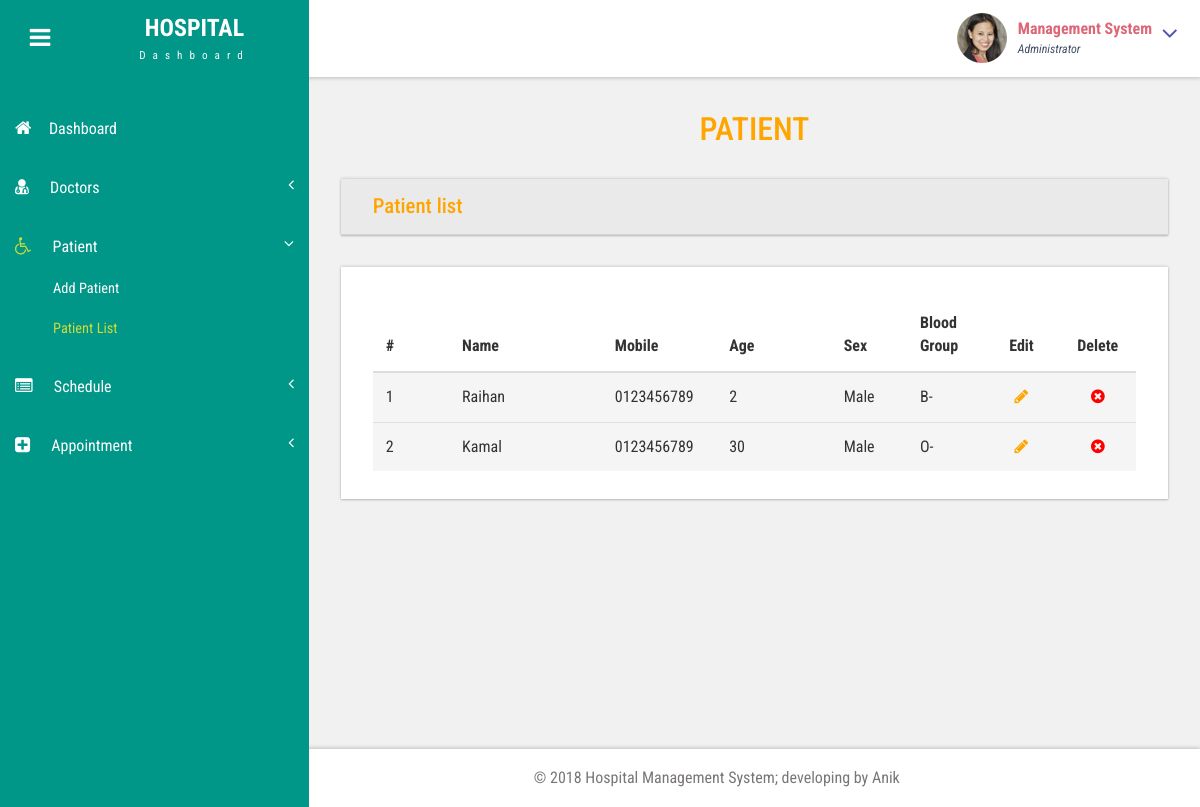
Page /dashboard/patient_list.php (signed in) on the committed database.
### tables this page shows
CREATE TABLE IF NOT EXISTS `patient` (
  `id` int(11) NOT NULL AUTO_INCREMENT,
  `patient_id` varchar(20) DEFAULT NULL,
  `firstname` varchar(50) DEFAULT NULL,
  `lastname` varchar(50) DEFAULT NULL,
  `phone` varchar(20) DEFAULT NULL,
  `mobile` varchar(20) DEFAULT NULL,
  `address` varchar(255) DEFAULT NULL,
  `sex` varchar(10) DEFAULT NULL,
  `blood_group` varchar(10) DEFAULT NULL,
  `date_of_birth` date DEFAULT NULL,
  `affliate` varchar(50) DEFAULT NULL,
  `picture` varchar(50) DEFAULT NULL,
  `created_by` int(11) DEFAULT NULL,
  `create_date` date DEFAULT NULL,
  `status` tinyint(1) NOT NULL DEFAULT '1',
  PRIMARY KEY (`id`)
);

### dashboard/lib/Database.php (called while the page is built, shortened)
<?php
	Class Database{
		public $host   = DB_HOST;
		public $user   = DB_USER;
		public $pass   = DB_PASS;
		public $dbname = DB_NAME;
		public $link;
		private function connectDB(){
			$this->link = new mysqli($this->host, $this->user, $this->pass, $this->dbname);
	 	}
		public function select($query){
			$result = $this->link->query($query) or die($this->link->error.__LINE__);
			if($result->num_rows > 0){
				return $result;
			} else {
				return false;
			}
		}
	}
?>

### dashboard/classes/Patient.php (called while the page is built, shortened)
<?php
	$path = realpath(dirname(__FILE__));
	include_once $path.'\..\lib\Database.php';
?>
<?php
	class Patient{
		private $db;
		public function __construct(){
			$this->db = new Database();
		}
		public function readPatientInfo(){
			$query = "SELECT * FROM patient";
			$read_query = $this->db->select($query);
			if ($read_query != false) {
				return $read_query;
			}else{
				return false;
			}
		}
	}
?>

### dashboard/patient_list.php (the view, shortened to what this page needs)
<?php include 'app/temp/1_head.php'; ?>
	<div class="main-content">
		<?php  include 'app/temp/2_sidebar.php'; ?>
		<?php  include 'app/temp/3_header.php'; ?>
		<div id="page-wrapper">
			<div class="main-page">
				<div class="forms">
					<h3 class="title1 text-center" style="color:orange;">PATIENT</h3>
					<div class="form-grids row widget-shadow" data-example-id="basic-forms">
						<div class="form-title">
							<h4 style="color:orange;">Patient list</h4>
						</div>
					</div>
				</div>
			</div>
			<div class="tables">
				<div class="bs-example widget-shadow" data-example-id="contextual-table">
					<table class="table">
						<thead>
							<tr>
								<th width="10%">#</th>
								<th width="20%">Name</th>
								<th width="15%">Mobile</th>
								<th width="15%">Age</th>
								<th width="10%">Sex</th>
								<th width="10%">Blood Group</th>
								<th width="10%" class="text-center">Edit</th>
								<th width="10%" class="text-center">Delete</th>
							</tr>
						</thead>
						<tbody>
<?php
	$read_pat_info = $patient->readPatientInfo();
	if ($read_pat_info != false) {
		$i = 1;
		while ($read_pat_info_data = $read_pat_info->fetch_assoc()) {
?>
							<tr class="active">
								<td><?php echo $i; ?></td>
								<td><?php echo $read_pat_info_data['firstname']; ?></td>
								<td><?php echo $read_pat_info_data['mobile']; ?></td>
<?php
	$dt = new DateTime('now', new DateTimezone('Asia/Dhaka'));
	$current_date = $dt->format('Y-m-d');
	$current_year = explode("-", $current_date);
	$patient_birth_date = $read_pat_info_data['date_of_birth'];
	$patient_birth_year = explode("-", $patient_birth_date);
	$patient_age = $current_year[0] - $patient_birth_year[0];
?>
							    <td><?php echo $patient_age; ?></td>
								<td><?php echo $read_pat_info_data['sex']; ?></td>
								<td><?php echo $read_pat_info_data['blood_group']; ?></td>
								<td class="text-center"><a onclick="return confirm('want to edit?');" href="patient_edit.php?edit_pat_id=<?php echo $read_pat_info_data['id']; ?>" style="color: orange;"><i class="fa fa-pencil"></i></a></td>
								<td class="text-center"><a onclick="return confirm('want to delete?');" href="?del_pat_id=<?php echo $read_pat_info_data['id']; ?>" style="color: red;"><i class="fa fa-times-circle"></i></a></td>
							</tr>
<?php
			$i++;
		}
	}else{
?>
							<tr>
								<td colspan='8' style='text-align: center; color: red;'>Couldn't fetch Information from database</td>
							</tr>
<?php
	}
?>
						</tbody>
					</table>
				</div>
			</div>
		</div>
		<?php include 'app/temp/5_footer.php'; ?>
	</div>
<?php include 'app/temp/6_foot.php'; ?>

### dashboard/assets/css/style.css (style rules this page uses)
h4, h5, h6, h1, h2, h3 { margin: 0; }
html, body { font-family: 'Roboto Condensed', sans-serif; font-size: 100%; overflow-x: hidden; background: #fff; }
body a { transition: 0.5s all ease; -webkit-transition: 0.5s all ease; -moz-transition: 0.5s all ease; -o-transition: 0.5s all ease; -ms-transition: 0.5s all ease; text-decoration:none; }
h1,h2,h3,h4,h5,h6 { margin:0; }
.main-content { position: relative; }
.cbp-spmenu-push { overflow-x: hidden; position: relative; }
.cbp-spmenu, .cbp-spmenu-push { -webkit-transition: all 0.3s ease; -moz-transition: all 0.3s ease; transition: all 0.3s ease; }
.cbp-spmenu-push div#page-wrapper { margin: 0 0 0 19.3em; transition:.5s all; -webkit-transition:.5s all; -moz-transition:.5s all; }
.fa { display: inline-block; font-family: FontAwesome; font-style: normal; font-weight: normal; line-height: 1; -webkit-font-smoothing: antialiased; -moz-osx-font-smoothing: grayscale; }
.charts,.row { margin: 2em 0 0; }
.widget-shadow { background-color: #fff; box-shadow: 0 -1px 3px rgba(0,0,0,.12),0 1px 2px rgba(0,0,0,.24); -webkit-box-shadow: 0 -1px 3px rgba(0,0,0,.12),0 1px 2px rgba(0,0,0,.24); -moz-box-shadow: 0 -1px 3px rgba(0,0,0,.12),0 1px 2px rgba(0,0,0,.24); }
h3.title1 { font-size: 2em; color: #e94e02; margin-bottom: 0.8em; }
.table > thead > tr > th, .table > tbody > tr > th, .table > tfoot > tr > th, .table > thead > tr > td, .table > tbody > tr > td, .table > tfoot > tr > td { border-top: none; }
.tables .panel-body ,.tables .bs-example { padding: 2em 2em 0.5em; }
.tables .table > thead > tr > th, .tables .table > tbody > tr > th, .tables .table > tfoot > tr > th, .tables .table > thead > tr > td, .tables .table > tbody > tr > td, .tables .table > tfoot > tr > td { padding: 13px; border-top: 1px solid #E0E0E0; }
.bs-example { margin-top: 2em; }
.forms h3.title1 { margin-bottom:0; }
.forms h4 { font-size: 1.3em; color: #6F6F6F; }
.form-title { padding: 1em 2em; background-color: #EAEAEA; border-bottom: 1px solid #D6D5D5; }

### dashboard/assets/css/custom.css (style rules this page uses)
#page-wrapper { padding:7em 2em 2.5em; background-color: #F1F1F1; }

### rows in the picture
patient: firstname "Raihan", mobile "0123456789", date_of_birth "2", sex "Male", blood_group "B-"
patient: firstname "Kamal", mobile "0123456789", date_of_birth "30", sex "Male", blood_group "O-"

### other values in the picture
Session::get("lastname") "Management System"
